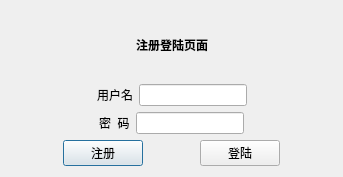
<?xml version="1.0" encoding="UTF-8"?>
<ui version="4.0">
 <class>LoginDialog</class>
 <widget class="QDialog" name="LoginDialog">
  <property name="geometry">
   <rect>
    <x>0</x>
    <y>0</y>
    <width>343</width>
    <height>177</height>
   </rect>
  </property>
  <property name="windowTitle">
   <string>Dialog</string>
  </property>
  <layout class="QVBoxLayout" name="verticalLayout">
   <item>
    <layout class="QHBoxLayout" name="horizontalLayout_4">
     <item>
      <spacer name="horizontalSpacer_8">
       <property name="orientation">
        <enum>Qt::Horizontal</enum>
       </property>
       <property name="sizeHint" stdset="0">
        <size>
         <width>40</width>
         <height>20</height>
        </size>
       </property>
      </spacer>
     </item>
     <item>
      <widget class="QLabel" name="label_3">
       <property name="font">
        <font>
         <weight>75</weight>
         <bold>true</bold>
         <underline>false</underline>
        </font>
       </property>
       <property name="text">
        <string>注册登陆页面</string>
       </property>
      </widget>
     </item>
     <item>
      <spacer name="horizontalSpacer_9">
       <property name="orientation">
        <enum>Qt::Horizontal</enum>
       </property>
       <property name="sizeHint" stdset="0">
        <size>
         <width>40</width>
         <height>20</height>
        </size>
       </property>
      </spacer>
     </item>
    </layout>
   </item>
   <item>
    <layout class="QHBoxLayout" name="horizontalLayout">
     <item>
      <spacer name="horizontalSpacer">
       <property name="orientation">
        <enum>Qt::Horizontal</enum>
       </property>
       <property name="sizeHint" stdset="0">
        <size>
         <width>40</width>
         <height>20</height>
        </size>
       </property>
      </spacer>
     </item>
     <item>
      <widget class="QLabel" name="label">
       <property name="text">
        <string>用户名</string>
       </property>
      </widget>
     </item>
     <item>
      <widget class="QLineEdit" name="QLineName"/>
     </item>
     <item>
      <spacer name="horizontalSpacer_2">
       <property name="orientation">
        <enum>Qt::Horizontal</enum>
       </property>
       <property name="sizeHint" stdset="0">
        <size>
         <width>40</width>
         <height>20</height>
        </size>
       </property>
      </spacer>
     </item>
    </layout>
   </item>
   <item>
    <layout class="QHBoxLayout" name="horizontalLayout_2">
     <item>
      <spacer name="horizontalSpacer_3">
       <property name="orientation">
        <enum>Qt::Horizontal</enum>
       </property>
       <property name="sizeHint" stdset="0">
        <size>
         <width>40</width>
         <height>20</height>
        </size>
       </property>
      </spacer>
     </item>
     <item>
      <widget class="QLabel" name="label_2">
       <property name="text">
        <string>密  码</string>
       </property>
      </widget>
     </item>
     <item>
      <widget class="QLineEdit" name="QLinePwd">
       <property name="echoMode">
        <enum>QLineEdit::Password</enum>
       </property>
      </widget>
     </item>
     <item>
      <spacer name="horizontalSpacer_4">
       <property name="orientation">
        <enum>Qt::Horizontal</enum>
       </property>
       <property name="sizeHint" stdset="0">
        <size>
         <width>40</width>
         <height>20</height>
        </size>
       </property>
      </spacer>
     </item>
    </layout>
   </item>
   <item>
    <layout class="QHBoxLayout" name="horizontalLayout_3">
     <item>
      <spacer name="horizontalSpacer_5">
       <property name="orientation">
        <enum>Qt::Horizontal</enum>
       </property>
       <property name="sizeHint" stdset="0">
        <size>
         <width>40</width>
         <height>20</height>
        </size>
       </property>
      </spacer>
     </item>
     <item>
      <widget class="QPushButton" name="QButtonReg">
       <property name="enabled">
        <bool>true</bool>
       </property>
       <property name="text">
        <string>注册</string>
       </property>
      </widget>
     </item>
     <item>
      <spacer name="horizontalSpacer_6">
       <property name="orientation">
        <enum>Qt::Horizontal</enum>
       </property>
       <property name="sizeHint" stdset="0">
        <size>
         <width>40</width>
         <height>20</height>
        </size>
       </property>
      </spacer>
     </item>
     <item>
      <widget class="QPushButton" name="QButtonLogin">
       <property name="text">
        <string>登陆</string>
       </property>
      </widget>
     </item>
     <item>
      <spacer name="horizontalSpacer_7">
       <property name="orientation">
        <enum>Qt::Horizontal</enum>
       </property>
       <property name="sizeHint" stdset="0">
        <size>
         <width>40</width>
         <height>20</height>
        </size>
       </property>
      </spacer>
     </item>
    </layout>
   </item>
  </layout>
 </widget>
 <resources/>
 <connections/>
</ui>
